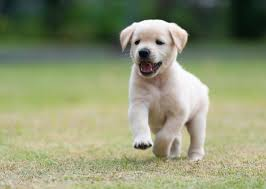
#> input picture Image To Pencil Sketch With Python/dog.jpeg, 266 x 189 px, found by its file name
$ jupyter execute --allow-errors Image_to_Pencil_Sketch_with_Python.ipynb   (shell and % lines are left out)
#> lines starting #> are read from the running program, lines starting #| are printed output that depends on the picture
<a href="https://colab.research.google.com/github/siu1997/LGMVIP-DataScience/blob/main/Image%20To%20Pencil%20Sketch%20With%20Python/Image_to_Pencil_Sketch_with_Python.ipynb" target="_parent"></a>

#LGMVIP Task 2
#Image To Pencil Sketch with Python
September 2021

In this task, we have to convert an RGB image into a Pencil sketch using Python programming language.

#Author: Shreyans Upadhyay

Step 1: Importing the necessary libraries

[cell 1]
import cv2
import matplotlib.pyplot as plt
from google.colab.patches import cv2_imshow

Step 2: Load the RGB image

[cell 2]
image=cv2.imread("/content/dog.jpeg")
#> image is the input picture: shape (189, 266, 3); mean B, G, R 115.8, 148.8, 142.5
cv2_imshow(image)

Step 3: Convert the given RGB image into a grayscale image

[cell 3]
gray_scale_image=cv2.cvtColor(image,cv2.COLOR_BGR2GRAY)
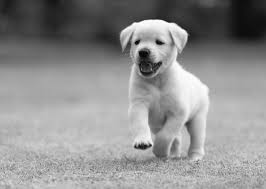
#> gray_scale_image: shape (189, 266); min 1, max 255, mean 143.1
cv2_imshow(gray_scale_image)
